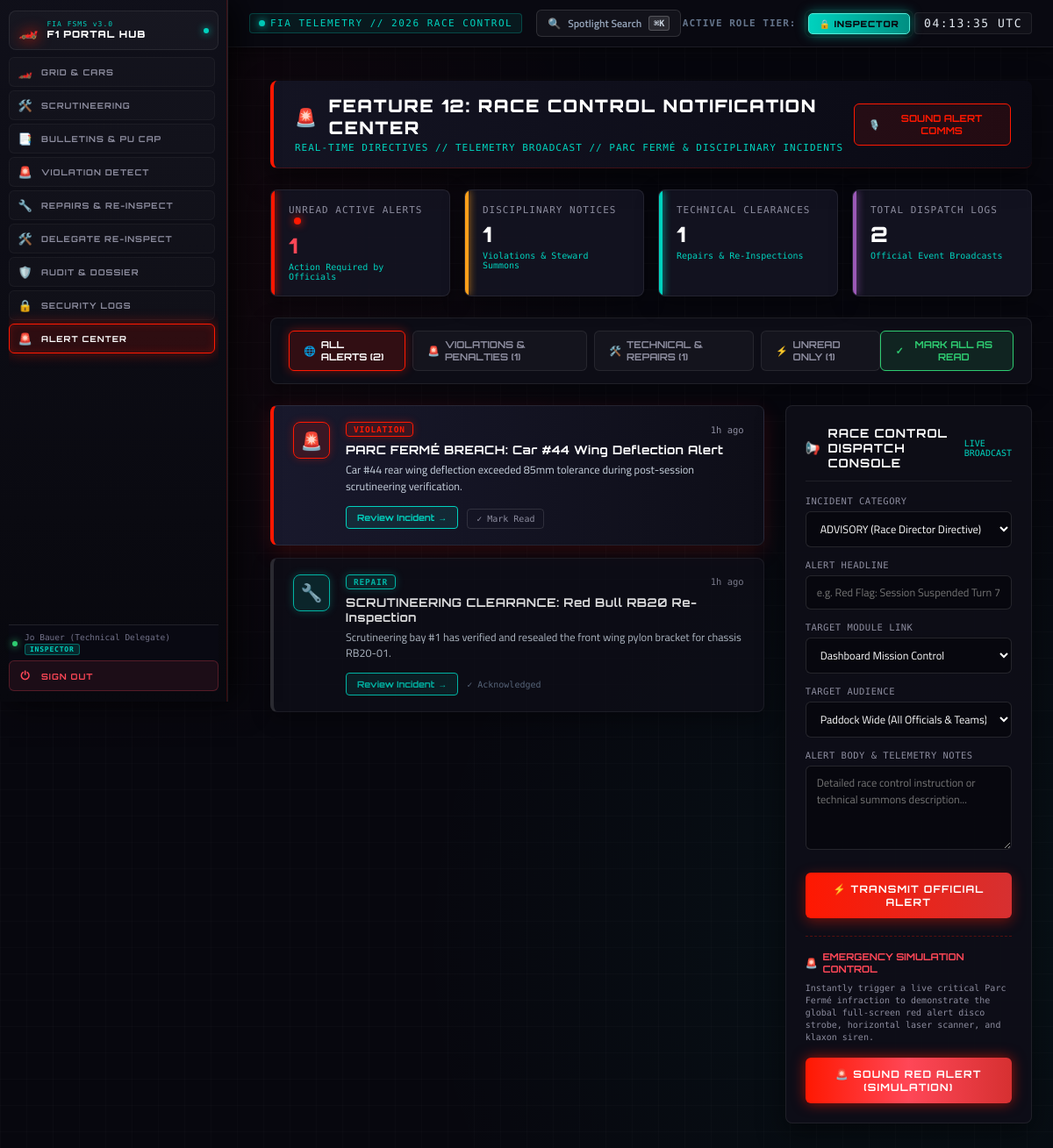
/feature12.php (signed in), run on the app's committed database.
### tables this page shows
CREATE TABLE IF NOT EXISTS `NOTIFICATIONS` (
  `notification_id` int(11) NOT NULL AUTO_INCREMENT,
  `recipient_role_id` int(11) DEFAULT NULL,
  `recipient_user_id` int(11) DEFAULT NULL,
  `title` varchar(150) NOT NULL,
  `message` text NOT NULL,
  `category` varchar(50) DEFAULT 'GENERAL',
  `target_url` varchar(255) DEFAULT NULL,
  `is_read` tinyint(1) DEFAULT 0,
  `created_at` timestamp NOT NULL DEFAULT current_timestamp(),
  PRIMARY KEY (`notification_id`)
);

### feature12.php (the view, shortened to what this page needs)
<?php
require_once 'db.php';
$conn->query("CREATE TABLE IF NOT EXISTS NOTIFICATIONS (
    notification_id INT AUTO_INCREMENT PRIMARY KEY,
    recipient_role_id INT NULL,
    recipient_user_id INT NULL,
    title VARCHAR(255) NOT NULL,
    message TEXT NOT NULL,
    category ENUM('VIOLATION', 'PENALTY', 'REPAIR', 'APPEAL', 'INSPECTION', 'ADVISORY') DEFAULT 'ADVISORY',
    target_url VARCHAR(255) DEFAULT 'dashboard.php',
    is_read TINYINT(1) DEFAULT 0,
    created_at TIMESTAMP DEFAULT CURRENT_TIMESTAMP
) ENGINE=InnoDB DEFAULT CHARSET=utf8mb4;");
$curr_uid = intval($_SESSION['user_id'] ?? 1);
$curr_role = intval($_SESSION['role_id'] ?? 1);
$stmt_unread = $conn->prepare("SELECT COUNT(*) FROM NOTIFICATIONS WHERE is_read = 0 AND (recipient_user_id = ? OR recipient_role_id = ? OR (recipient_user_id IS NULL AND recipient_role_id IS NULL))");
$stmt_unread->bind_param("ii", $curr_uid, $curr_role);
$stmt_unread->execute();
$unread_count = $stmt_unread->get_result()->fetch_row()[0] ?? 0;
$stmt_disc = $conn->prepare("SELECT COUNT(*) FROM NOTIFICATIONS WHERE category IN ('VIOLATION', 'PENALTY') AND (recipient_user_id = ? OR recipient_role_id = ? OR (recipient_user_id IS NULL AND recipient_role_id IS NULL))");
$stmt_disc->bind_param("ii", $curr_uid, $curr_role);
$stmt_disc->execute();
$disciplinary_count = $stmt_disc->get_result()->fetch_row()[0] ?? 0;
$stmt_tech = $conn->prepare("SELECT COUNT(*) FROM NOTIFICATIONS WHERE category IN ('REPAIR', 'INSPECTION') AND (recipient_user_id = ? OR recipient_role_id = ? OR (recipient_user_id IS NULL AND recipient_role_id IS NULL))");
$stmt_tech->bind_param("ii", $curr_uid, $curr_role);
$stmt_tech->execute();
$technical_count = $stmt_tech->get_result()->fetch_row()[0] ?? 0;
$stmt_total = $conn->prepare("SELECT COUNT(*) FROM NOTIFICATIONS WHERE (recipient_user_id = ? OR recipient_role_id = ? OR (recipient_user_id IS NULL AND recipient_role_id IS NULL))");
$stmt_total->bind_param("ii", $curr_uid, $curr_role);
$stmt_total->execute();
$total_history_count = $stmt_total->get_result()->fetch_row()[0] ?? 0;
$active_tab = $_GET['tab'] ?? 'all';
$query = "SELECT * FROM NOTIFICATIONS WHERE (recipient_user_id = ? OR recipient_role_id = ? OR (recipient_user_id IS NULL AND recipient_role_id IS NULL))";
$types = "ii";
$params = [$curr_uid, $curr_role];
$query .= " ORDER BY is_read ASC, created_at DESC LIMIT 50";
$stmt_list = $conn->prepare($query);
$stmt_list->bind_param($types, ...$params);
$stmt_list->execute();
$notifications_res = $stmt_list->get_result();
function format_relative_time($datetime) {
    $time = strtotime($datetime);
    $diff = time() - $time;
    if ($diff < 86400) return floor($diff / 3600) . 'h ago';
    return date('M j, Y', $time);
}
?>
<!DOCTYPE html>
<html lang="en">
<head>
</head>
<body>
<?php include 'navbar.php'; ?>
<div class="main-container">
    <div class="top-hud-bar">
        <div class="hud-title-group">
            <h1><span style="color: var(--f1-red);">🚨</span> FEATURE 12: RACE CONTROL NOTIFICATION CENTER</h1>
            <p>REAL-TIME DIRECTIVES // TELEMETRY BROADCAST // PARC FERMÉ & DISCIPLINARY INCIDENTS</p>
        </div>
        <div class="hud-actions">
            <button class="btn-telemetry-sound" onclick="speakAlertComms()">
                <span>🎙️</span> SOUND ALERT COMMS
            </button>
        </div>
    </div>
    <div class="metrics-grid">
        <div class="metric-card red">
            <div class="metric-label">
                Unread Active Alerts <?php if ($unread_count > 0): ?><span class="beacon-pulse" style="margin-left: 6px;"></span><?php endif; ?>
            </div>
            <div class="metric-value" style="color: #ff4757;"><?php echo number_format($unread_count); ?></div>
            <div class="metric-sub">Action Required by Officials</div>
        </div>
        <div class="metric-card amber">
            <div class="metric-label">Disciplinary Notices</div>
            <div class="metric-value"><?php echo number_format($disciplinary_count); ?></div>
            <div class="metric-sub">Violations & Steward Summons</div>
        </div>
        <div class="metric-card cyan">
            <div class="metric-label">Technical Clearances</div>
            <div class="metric-value"><?php echo number_format($technical_count); ?></div>
            <div class="metric-sub">Repairs & Re-Inspections</div>
        </div>
        <div class="metric-card purple">
            <div class="metric-label">Total Dispatch Logs</div>
            <div class="metric-value"><?php echo number_format($total_history_count); ?></div>
            <div class="metric-sub">Official Event Broadcasts</div>
        </div>
    </div>
    <div class="action-bar-container">
        <div class="filter-tabs">
            <a href="feature12.php?tab=all" class="tab-btn <?php echo ($active_tab === 'all') ? 'active' : ''; ?>">
                <span>🌐</span> ALL ALERTS (<?php echo $total_history_count; ?>)
            </a>
            <a href="feature12.php?tab=disciplinary" class="tab-btn <?php echo ($active_tab === 'disciplinary') ? 'active' : ''; ?>">
                <span>🚨</span> VIOLATIONS & PENALTIES (<?php echo $disciplinary_count; ?>)
            </a>
            <a href="feature12.php?tab=technical" class="tab-btn <?php echo ($active_tab === 'technical') ? 'active' : ''; ?>">
                <span>🛠️</span> TECHNICAL & REPAIRS (<?php echo $technical_count; ?>)
            </a>
            <a href="feature12.php?tab=unread" class="tab-btn <?php echo ($active_tab === 'unread') ? 'active' : ''; ?>">
                <span>⚡</span> UNREAD ONLY (<?php echo $unread_count; ?>)
            </a>
        </div>
        <?php if ($unread_count > 0): ?>
            <form method="POST" action="feature12.php<?php echo !empty($_GET['tab']) ? '?tab='.htmlspecialchars($_GET['tab']) : ''; ?>" style="margin: 0;">
                <button type="submit" class="btn-mark-all">
                    <span>✓</span> MARK ALL AS READ
                </button>
            </form>
        <?php endif; ?>
    </div>
    <div class="content-deck-grid">
        <div class="feed-container">
            <?php if ($notifications_res && $notifications_res->num_rows > 0): ?>
                <?php while ($notif = $notifications_res->fetch_assoc()): ?>
                    <?php
                        $cat = strtoupper($notif['category']);
                        $icon_class = 'icon-advisory';
                        $icon_char = '📡';
                        if ($cat === 'VIOLATION') {
                            $icon_class = 'icon-violation';
                            $icon_char = '🚨';
                        } elseif ($cat === 'PENALTY') {
                            $icon_class = 'icon-penalty';
                            $icon_char = '⚖️';
                        } elseif ($cat === 'REPAIR') {
                            $icon_class = 'icon-repair';
                            $icon_char = '🔧';
                        } elseif ($cat === 'APPEAL') {
                            $icon_class = 'icon-appeal';
                            $icon_char = '📜';
                        } elseif ($cat === 'INSPECTION') {
                            $icon_class = 'icon-inspection';
                            $icon_char = '📐';
                        }
                    ?>
                    <div class="notif-card <?php echo ($notif['is_read'] == 0) ? 'unread' : 'read'; ?>">
                        <div class="notif-icon-box <?php echo $icon_class; ?>">
                            <?php echo $icon_char; ?>
                        </div>
                        <div class="notif-body">
                            <div class="notif-top-meta">
                                <span class="notif-category-pill <?php echo $icon_class; ?>">
                                    <?php echo htmlspecialchars($notif['category']); ?>
                                </span>
                                <span class="notif-time">
                                    <?php echo format_relative_time($notif['created_at']); ?>
                                </span>
                            </div>
                            <div class="notif-title">
                                <?php echo htmlspecialchars($notif['title']); ?>
                            </div>
                            <div class="notif-message">
                                <?php echo htmlspecialchars($notif['message']); ?>
                            </div>
                            <div class="notif-actions">
                                <?php if (!empty($notif['target_url'])): ?>
                                    <a href="<?php echo htmlspecialchars($notif['target_url']); ?>" class="btn-action-jump">
                                        Review Incident <span>→</span>
                                    </a>
                                <?php endif; ?>
                                <?php if ($notif['is_read'] == 0): ?>
                                    <form method="POST" action="feature12.php<?php echo !empty($_GET['tab']) ? '?tab='.htmlspecialchars($_GET['tab']) : ''; ?>" style="margin: 0;">
                                        <button type="submit" class="btn-ack-single">
                                            ✓ Mark Read
                                        </button>
                                    </form>
                                <?php else: ?>
                                    <span style="font-family: 'Share Tech Mono', monospace; font-size: 10px; color: #64748b;">
                                        ✓ Acknowledged
                                    </span>
                                <?php endif; ?>
                            </div>
                        </div>
                    </div>
                <?php endwhile; ?>
            <?php endif; ?>
        </div>
        <div>
            <div class="dispatch-card">
                <div class="panel-header">
                    <div class="panel-title">
                        <span>📢</span> RACE CONTROL DISPATCH CONSOLE
                    </div>
                    <span style="font-family: 'Share Tech Mono', monospace; font-size: 10px; color: var(--f1-cyan);">
                        LIVE BROADCAST
                    </span>
                </div>
                <form method="POST" action="feature12.php<?php echo !empty($_GET['tab']) ? '?tab='.htmlspecialchars($_GET['tab']) : ''; ?>">
                    <div class="f1-form-group">
                        <label>INCIDENT CATEGORY</label>
                        <select name="category" class="f1-select">
                            <option value="ADVISORY" selected>ADVISORY (Race Director Directive)</option>
                        </select>
                    </div>
                    <div class="f1-form-group">
                        <label>ALERT HEADLINE</label>
                        <input type="text" name="title" class="f1-input" placeholder="e.g. Red Flag: Session Suspended Turn 7" required>
                    </div>
                    <div class="f1-form-group">
                        <label>TARGET MODULE LINK</label>
                        <select name="target_url" class="f1-select">
                            <option value="dashboard.php" selected>Dashboard Mission Control</option>
                        </select>
                    </div>
                    <div class="f1-form-group">
                        <label>TARGET AUDIENCE</label>
                        <select name="recipient_type" class="f1-select">
                            <option value="broadcast" selected>Paddock Wide (All Officials & Teams)</option>
                        </select>
                    </div>
                    <div class="f1-form-group">
                        <label>ALERT BODY & TELEMETRY NOTES</label>
                        <textarea name="message" class="f1-textarea" rows="4" placeholder="Detailed race control instruction or technical summons description..." required></textarea>
                    </div>
                    <button type="submit" class="btn-f1-submit">
                        ⚡ TRANSMIT OFFICIAL ALERT
                    </button>
                </form>
                <div style="margin-top: 20px; padding-top: 16px; border-top: 1px dashed rgba(255, 24, 1, 0.3);">
                    <div style="font-family: 'Orbitron', sans-serif; font-size: 11px; font-weight: 700; color: #ff4757; margin-bottom: 8px; display: flex; align-items: center; gap: 6px;">
                        <span>🚨</span> EMERGENCY SIMULATION CONTROL
                    </div>
                    <p style="font-family: 'Share Tech Mono', monospace; font-size: 10px; color: #8c8c9e; margin-bottom: 10px; line-height: 1.4;">
                        Instantly trigger a live critical Parc Fermé infraction to demonstrate the global full-screen red alert disco strobe, horizontal laser scanner, and klaxon siren.
                    </p>
                    <form method="POST" action="feature12.php" style="margin: 0;">
                        <button type="submit" class="btn-f1-submit" style="background: linear-gradient(90deg, #ff1801 0%, #ff4757 50%, #d63031 100%); box-shadow: 0 0 15px rgba(255, 24, 1, 0.6);">
                            🚨 SOUND RED ALERT (SIMULATION)
                        </button>
                    </form>
                </div>
            </div>
        </div>
    </div>
</div>
</body>
</html>

### navbar.php (style rules this page uses)
:root { --f1-red: #ff1801; --f1-cyan: #00d2be; --f1-dark: #07070e; --f1-panel: rgba(14, 14, 24, 0.95); --sidebar-w: 260px; }
body { padding-left: calc(var(--sidebar-w) + 24px) !important; padding-top: 68px !important; }

### data on the page
notifications: category "🚨", category "VIOLATION", created_at "1h ago", title "PARC FERMÉ BREACH: Car #44 Wing Deflection Alert", message "Car #44 rear wing deflection exceeded 85mm tolerance during post-session scrutineering verification."
notifications: category "🔧", category "REPAIR", created_at "1h ago", title "SCRUTINEERING CLEARANCE: Red Bull RB20 Re-Inspection", message "Scrutineering bay #1 has verified and resealed the front wing pylon bracket for chassis RB20-01.", is_read "✓ Acknowledged"

### other printed values
str_replace('_', ' ', $current_role) "INSPECTOR"
$_SESSION['username'] "Jo Bauer (Technical Delegate)"
get_current_user_role() "INSPECTOR"
$unread_count "1"
$disciplinary_count "1"
$technical_count "1"
$total_history_count "2"
